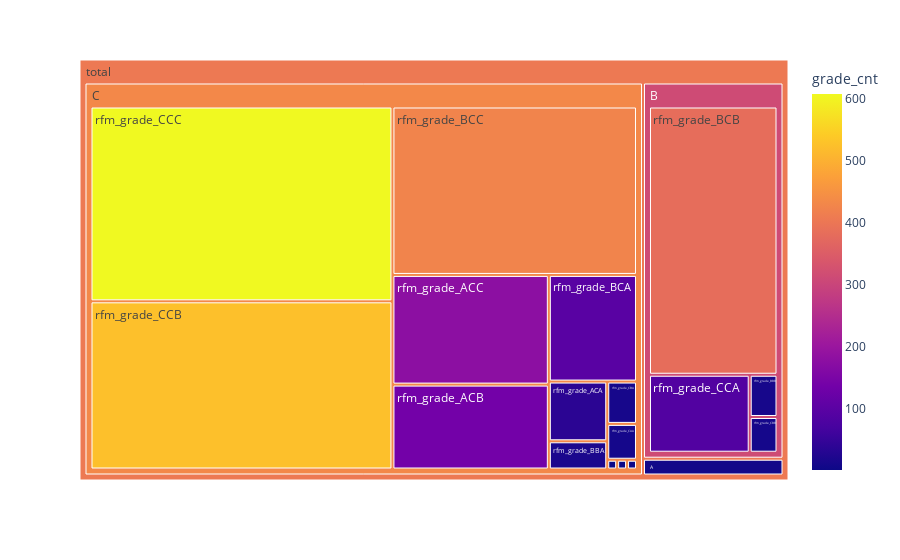

Here is the notebook cell this chart was saved with:
### Code cell
import plotly.express as px

fig = px.treemap(
  df, 
  path=[
    px.Constant('total'), 
    'total_grade', 
    'rfm_classification'], 
    values='grade_cnt', 
    color='grade_cnt'
)
fig.show()

### Figure 1 — Plotly figure (JSON) as saved in the notebook; plotly's stock layout.template omitted (floating-point values rounded to 4 significant figures)
{"data": [{"branchvalues": "total", "customdata": [[7], [1], [8], [1], [36], [137], [177], [7], [1], [17], [13], [97], [382], [425], [11], [13], [11], [87], [524], [607], [7.364], [311.9], [432.4], [405.5]], "domain": {"x": [0, 1], "y": [0, 1]}, "hovertemplate": "labels=%{label}<br>grade_cnt_sum=%{value}<br>parent=%{parent}<br>id=%{id}<br>grade_cnt=%{color}<extra></extra>", "ids": ["total/A/rfm_grade_AAA", "total/C/rfm_grade_AAB", "total/A/rfm_grade_ABA", "total/C/rfm_grade_ABB", "total/C/rfm_grade_ACA", "total/C/rfm_grade_ACB", "total/C/rfm_grade_ACC", "total/A/rfm_grade_BAA", "total/C/rfm_grade_BAC", "total/C/rfm_grade_BBA", "total/B/rfm_grade_BBB", "total/C/rfm_grade_BCA", "total/B/rfm_grade_BCB", "total/C/rfm_grade_BCC", "total/C/rfm_grade_CAA", "total/C/rfm_grade_CBA", "total/B/rfm_grade_CBB", "total/B/rfm_grade_CCA", "total/C/rfm_grade_CCB", "total/C/rfm_grade_CCC", "total/A", "total/B", "total/C", "total"], "labels": ["rfm_grade_AAA", "rfm_grade_AAB", "rfm_grade_ABA", "rfm_grade_ABB", "rfm_grade_ACA", "rfm_grade_ACB", "rfm_grade_ACC", "rfm_grade_BAA", "rfm_grade_BAC", "rfm_grade_BBA", "rfm_grade_BBB", "rfm_grade_BCA", "rfm_grade_BCB", "rfm_grade_BCC", "rfm_grade_CAA", "rfm_grade_CBA", "rfm_grade_CBB", "rfm_grade_CCA", "rfm_grade_CCB", "rfm_grade_CCC", "A", "B", "C", "total"], "marker": {"coloraxis": "coloraxis", "colors": [7, 1, 8, 1, 36, 137, 177, 7, 1, 17, 13, 97, 382, 425, 11, 13, 11, 87, 524, 607, 7.364, 311.9, 432.4, 405.5]}, "name": "", "parents": ["total/A", "total/C", "total/A", "total/C", "total/C", "total/C", "total/C", "total/A", "total/C", "total/C", "total/B", "total/C", "total/B", "total/C", "total/C", "total/C", "total/B", "total/B", "total/C", "total/C", "total", "total", "total", ""], "type": "treemap", "values": [7, 1, 8, 1, 36, 137, 177, 7, 1, 17, 13, 97, 382, 425, 11, 13, 11, 87, 524, 607, 22, 493, 2047, 2562]}], "layout": {"coloraxis": {"colorbar": {"title": {"text": "grade_cnt"}}, "colorscale": [[0, "#0d0887"], [0.1111, "#46039f"], [0.2222, "#7201a8"], [0.3333, "#9c179e"], [0.4444, "#bd3786"], [0.5556, "#d8576b"], [0.6667, "#ed7953"], [0.7778, "#fb9f3a"], [0.8889, "#fdca26"], [1, "#f0f921"]]}, "legend": {"tracegroupgap": 0}, "margin": {"t": 60}}}
